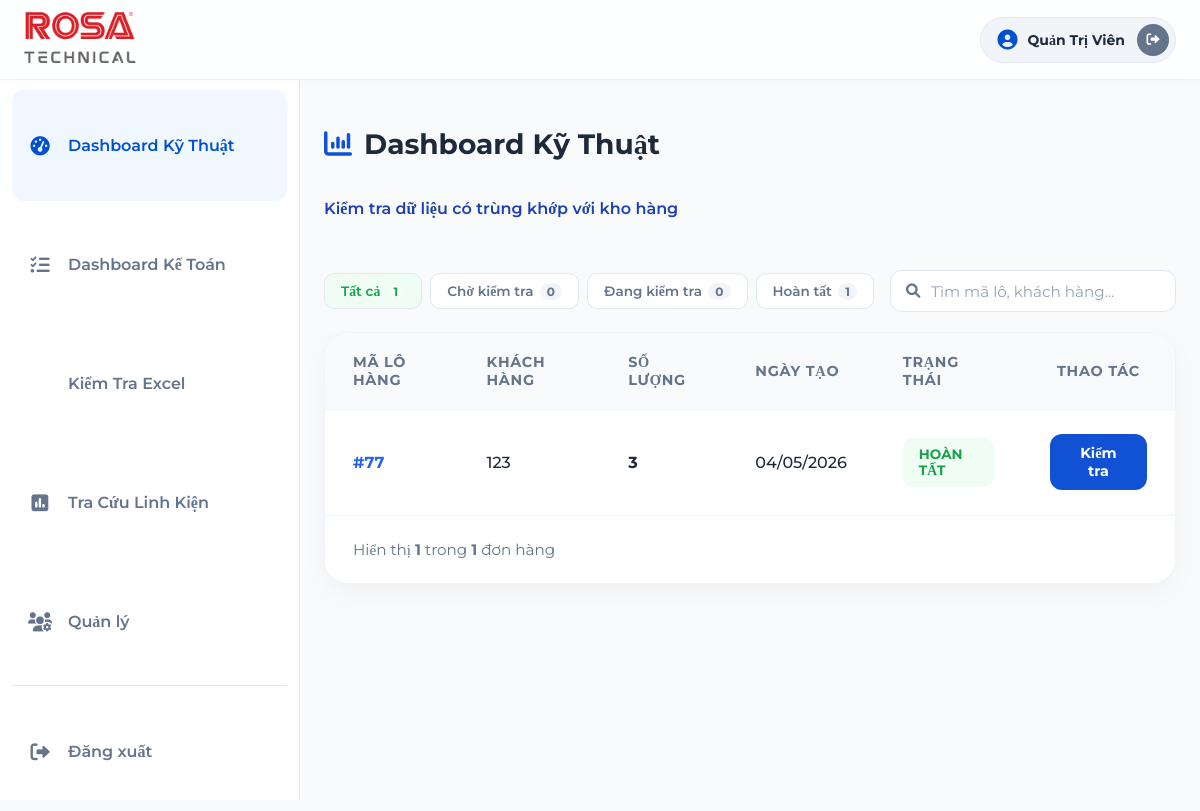
The app's page /dashboard-ky-thuat.php (signed in) with its own data.
### tables this page shows
CREATE TABLE `donhang` (
  `id_donhang` int(11) NOT NULL,
  `ma_don_hang` varchar(50) NOT NULL,
  `ten_khach_hang` varchar(255) DEFAULT NULL,
  `ghi_chu` text DEFAULT NULL,
  `so_luong_may` int(11) DEFAULT 1,
  `user_id` int(11) DEFAULT NULL,
  `ngay_tao` timestamp NULL DEFAULT current_timestamp()
);

### dashboard-ky-thuat.php (the view, shortened to what this page needs)
<?php require "config.php" ?>
<?php require "thanh-dieu-huong.php" ?>
<link rel="stylesheet" href="https://cdnjs.cloudflare.com/ajax/libs/animate.css/4.1.1/animate.min.css" />
<link rel="stylesheet" href="./css/dashboard-ky-thuat.css">
<?php
$orders = [];
if ($pdo) {
    try {
        $sql_all = "SELECT d.*,
                           (SELECT COUNT(*) FROM chitiet_donhang c WHERE c.id_donhang = d.id_donhang AND UPPER(c.loai_linhkien) NOT IN ('WIN','CASE','FAN','IMEI','IMER')) as total_items,
                           (SELECT COUNT(*) FROM chitiet_donhang c WHERE c.id_donhang = d.id_donhang AND UPPER(c.loai_linhkien) NOT IN ('WIN','CASE','FAN','IMEI','IMER') AND c.so_serial IS NOT NULL AND c.so_serial != '') as done_items,
                           (SELECT COUNT(*) FROM chitiet_donhang c WHERE c.id_donhang = d.id_donhang AND UPPER(c.loai_linhkien) NOT IN ('WIN','CASE','FAN','IMEI','IMER') AND c.linhkien_chon IS NOT NULL AND c.linhkien_chon != '') as tech_done_items
                    FROM donhang d
                    HAVING total_items > 0 AND total_items = done_items
                    ORDER BY d.ngay_tao DESC";
        $orders = $pdo->query($sql_all)->fetchAll();
    } catch (PDOException $e) {
        $error = $e->getMessage();
    }
}
?>
<main class="dashboard-wrapper">
    <section class="priority-section">
        <h2 class="section-title-new"><i class="fa-solid fa-chart-column" style="color:#1152D4"></i>
            Dashboard Kỹ Thuật
        </h2>
    </section>
    <section class="list-section">
        <div class="list-section-header">
            <h2 class="section-title">Kiểm tra dữ liệu có trùng khớp với kho hàng
            </h2>
        </div>
        <div class="filter-bar">
            <div class="filter-status-tabs">
                <button class="filter-tab active" data-status="all">Tất cả <span class="filter-tab-count" id="cnt-all"></span></button>
                <button class="filter-tab" data-status="Chờ kiểm tra">Chờ kiểm tra <span class="filter-tab-count" id="cnt-pending"></span></button>
                <button class="filter-tab" data-status="Đang kiểm tra">Đang kiểm tra <span class="filter-tab-count" id="cnt-processing"></span></button>
                <button class="filter-tab" data-status="HOÀN TẤT">Hoàn tất <span class="filter-tab-count" id="cnt-done"></span></button>
            </div>
             <div class="filter-search-wrap">
                <input type="text" id="globalSearch" class="filter-search-input" placeholder="Tìm mã lô, khách hàng...">
            </div>
        </div>
        <div class="table-container">
            <table class="modern-table" id="mainOrdersTable">
                <thead>
                    <tr>
                        <th>Mã lô hàng</th>
                        <th>Khách hàng</th>
                        <th>Số lượng</th>
                        <th>Ngày tạo</th>
                        <th>Trạng thái</th>
                        <th style="text-align: center;">Thao tác</th>
                    </tr>
                </thead>
                <tbody>
                    <?php if (empty($orders)): ?>
                        <tr>
                            <td colspan="6" style="text-align: center; padding: 4rem;">Chưa có dữ liệu.</td>
                        </tr>
                    <?php else:
                        foreach ($orders as $row):
                            $done = (int) $row['done_items'];
                            $tech_done = (int) $row['tech_done_items'];
                            $total = (int) $row['total_items'];
                            if ($total > 0 && $tech_done == $total) {
                                $status = 'HOÀN TẤT';
                                $cls = 'badge-success';
                            } elseif ($tech_done > 0) {
                                $status = 'Đang kiểm tra';
                                $cls = 'badge-processing';
                            } else {
                                $status = 'Chờ kiểm tra';
                                $cls = 'badge-pending';
                            }
                            ?>
                            <tr class="order-row">
                                <td class="col-batch td-batch"><?php
                                    $display_code = (!empty($row['ma_don_hang']) && strpos($row['ma_don_hang'], 'RS-') !== 0)
                                        ? htmlspecialchars($row['ma_don_hang'])
                                        : '#' . $row['id_donhang'];
                                    echo $display_code;
                                ?></td>
                                <td class="col-customer"><?php echo htmlspecialchars($row['ten_khach_hang']); ?></td>
                                <td class="col-quantity"><strong><?php echo $row['so_luong_may']; ?></strong></td>
                                <td class="col-date"><?php echo date('d/m/Y', strtotime($row['ngay_tao'])); ?></td>
                                <td class="col-status"><span class="badge <?php echo $cls; ?>"><?php echo $status; ?></span>
                                </td>
                                <td class="col-actions" align="center">
                                    <?php if ($total > 0 && $done == $total): ?>
                                        <a href="kho-hang.php?id=<?php echo $row['id_donhang']; ?>" class="btn-row-action"
                                            style="background: #1152D4;" title="Kiểm tra chất lượng">Kiểm tra</a>
                                    <?php else: ?>
                                        <span class="btn-row-action disabled" title="Đang chờ bên Kho nhập Serial">Xử lý</span>
                                    <?php endif; ?>
                                </td>
                            </tr>
                        <?php endforeach;
                    endif; ?>
                </tbody>
            </table>
            <div class="pagination-bar">
                <div class="pagination-info">
                    Hiển thị <strong id="visibleCount">0</strong> trong <strong><?php echo count($orders); ?></strong>
                    đơn hàng
                </div>
            </div>
        </div>
    </section>
</main>
</div>
</div>
</body>
</html>

### css/thanh-dieu-huong.css (style rules this page uses)
:root { --primary-blue: #0050D2; --accent-blue: #0062FF; --light-blue-bg: #f8fbff; --text-dark: #0F172A; --text-muted: #64748B; --border-color: #E2E8F0; --danger-red: #EF4444; --success-green: #10B981; --white: #ffffff; --shadow-sm: 0 1px 2px 0 rgb(0 0 0 / 0.05); --shadow-md: 0 4px 6px -1px rgb(0 0 0 / 0.1), 0 2px 4px -2px rgb(0 0 0 / 0.1); --shadow-lg: 0 10px 15px -3px rgb(0 0 0 / 0.1), 0 4px 6px -4px rgb(0 0 0 / 0.1); }
* { box-sizing: border-box; }
body { background-color: #fcfdfe; font-family: Montserrat; color: var(--text-dark); margin: 0; overflow-x: hidden; }

### css/dashboard-ky-thuat.css (style rules this page uses)
:root { --primary: #FF4D4D; --secondary: #2563EB; --secondary-soft: #EFF6FF; --success: #16A34A; --warning: #D97706; --bg-glass: rgba(255, 255, 255, 0.7); --bg-page: #F8FAFC; --text-dark: #1E293B; --text-muted: #64748B; --card-shadow: 0 10px 30px -5px rgba(0, 0, 0, 0.05); --font-main: Montserrat; }
body { font-family: Montserrat; background-color: var(--bg-page); margin: 0; }
.dashboard-wrapper { padding: 1.5rem; width: 100%; flex: 1; max-width: 100%; box-sizing: border-box; animation: fadeIn 0.8s ease-out; }
.section-title { display: flex; align-items: center; gap: 0.1rem; font-size: 16px; font-weight: 600; color: #1E40AF; margin-bottom: 1.8rem; }
.section-title-new { display: flex; align-items: center; gap: 0.75rem; font-size: 1.75rem; font-weight: 700; color: var(--text-dark); margin-bottom: 1.5rem; }
.filter-bar { display: flex; align-items: center; gap: 1rem; margin-bottom: 1.25rem; flex-wrap: wrap; }
.filter-search-wrap { position: relative; flex: 1; min-width: 220px; max-width: 360px; margin-left: auto; }
.filter-search-input { width: 100%; padding: 0.65rem 1rem 0.65rem 2.5rem; border: 1.5px solid #E2E8F0; border-radius: 12px; font-size: 0.95rem; font-family: Montserrat; color: var(--text-dark); background: #fff; box-sizing: border-box; transition: border-color 0.2s, box-shadow 0.2s; outline: none; }
.filter-search-input::placeholder { color: #94A3B8; }
.filter-status-tabs { display: flex; gap: 0.5rem; flex-wrap: wrap; }
.filter-tab { display: flex; align-items: center; gap: 0.4rem; padding: 0.55rem 1rem; border-radius: 10px; border: 1.5px solid #E2E8F0; background: #fff; font-family: Montserrat; font-size: 0.85rem; font-weight: 600; color: var(--text-muted); cursor: pointer; transition: all 0.2s; white-space: nowrap; }
.filter-tab.active { border-color: #16A34; background: #F0FDF4; color: #16A34A; }
.filter-tab-count { background: rgba(255, 255, 255, 0.25); color: inherit; font-size: 0.75rem; font-weight: 700; padding: 1px 7px; border-radius: 20px; min-width: 18px; text-align: center; }
.filter-tab:not(.active) .filter-tab-count { background: #F1F5F9; color: var(--text-muted); }
.list-section-header { display: flex; justify-content: space-between; align-items: center; margin-bottom: 1.5rem; }
.table-container { background: white; border-radius: 24px; box-shadow: var(--card-shadow); border: 1px solid #F1F5F9; overflow: hidden; }
.modern-table { width: 100%; border-collapse: collapse; }
.modern-table th { background: #F8FAFC; padding: 1.25rem 1.75rem; text-align: left; font-size: 0.9rem; text-transform: uppercase; font-weight: 700; color: var(--text-muted); letter-spacing: 0.05em; border-bottom: 1px solid #F1F5F9; }
.modern-table td { padding: 1.5rem 1.75rem; font-size: 1rem; color: var(--text-dark); border-bottom: 1px solid #F8FAFC; font-weight: 500; }
.td-batch { font-weight: 700 !important; color: var(--secondary) !important; }
.badge { padding: 8px 16px; border-radius: 10px; font-size: 0.85rem; font-weight: 700; text-transform: uppercase; display: inline-block; }
.badge-success { background: #F0FDF4; color: #16A34A; }
.btn-row-action { background: var(--secondary); color: white; padding: 10px 24px; border-radius: 12px; text-decoration: none; font-size: 0.9rem; font-weight: 700; transition: all 0.2s ease; display: inline-block; border: none; cursor: pointer; }
.pagination-bar { padding: 1.5rem 1.75rem; display: flex; justify-content: space-between; align-items: center; background: #fff; border-top: 1px solid #F1F5F9; }
.pagination-info { font-size: 0.95rem; color: var(--text-muted); }

### records on screen
donhang: display_code "#77", ten_khach_hang "123", so_luong_may "3", ngay_tao "04/05/2026", status "HOÀN TẤT"

### other values on screen
$fullname "Quản Trị Viên"
count($orders) "1"
